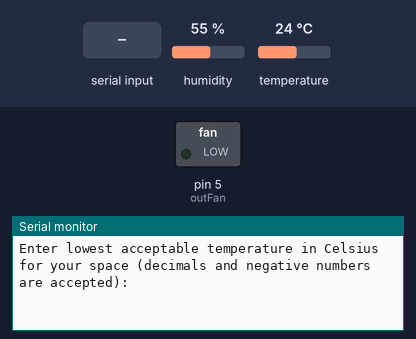
A sketch run on a simulated Arduino Uno, built with avr-gcc and run on an emulated ATmega328P. On the bench: switched loads named in the sketch (green lamp = pin HIGH), the last lines printed to the serial monitor. Inputs (shaded band) come from the test bench; at power-on: humidity 55 %, temperature 24 °C.

Above: at 2.1 s.
2.2 s: "90,45\n" received over Serial
At 3.7 s:
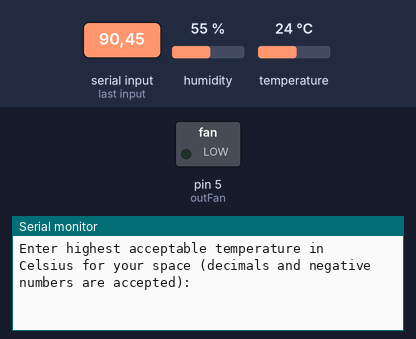
At 4.7 s:
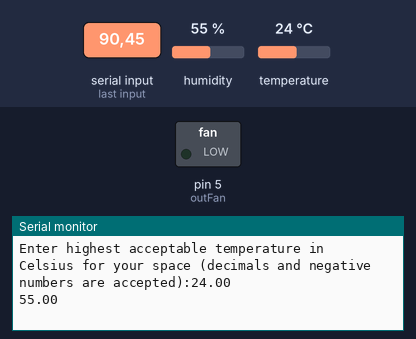

Measured:
- after the input at 2.2 s, the serial monitor: prints a new line at once (image 1)

The sketch:

IT254_TempController.ino
```cpp
bool dataGathered = false;
float lowTemp;
float highTemp;
float tempData[10];
float humiData[10];
int min = 60000;
int hr = 3600000;
#include <DHT.h>
#define DHTPIN A0
#define DHTTYPE DHT11
DHT dht(DHTPIN, DHTTYPE);

float humid = dht.readHumidity();
float temp = dht.readTemperature();


const char outHeat = 'A5';
const int outFan = 5;
int sysDelay = 1000;
const float aref_voltage = 1.1;

void setup () {
	//Temperature and humidity are measured in analog values, and heater can be set to a specific value, humidifier, dehumidifier, and fan are digital since they are simply on or off
	Serial.begin(9600);
  dht.begin();
  pinMode(outHeat, OUTPUT);
  pinMode(outFan, OUTPUT);
  analogReference(aref_voltage);

  Serial.println("Enter lowest acceptable temperature in Celsius for your space (decimals and negative numbers are accepted):");
  delay(sysDelay);
  while (Serial.available() == 0){}
  lowTemp = Serial.parseFloat();

  Serial.print("Enter highest acceptable temperature in Celsius for your space (decimals and negative numbers are accepted):");
  delay(sysDelay);
  while (Serial.available() == 0){}
  highTemp = Serial.parseFloat();
  delay(1000);
}
float tempDelta;
float humiDelta;
int events;
void gatherData(){
  events = 0;
  for(int i = 0; i < 10; i++){
	  tempData[i] = temp;
    Serial.println(temp);
    humiData[i] = humid;
    Serial.println(humid);
	  if(tempData[i] < lowTemp || tempData[i] > highTemp){
		  events++;
    }
    if(i < 0){
      tempDelta = (tempData[i-1]-tempData[i]);
      humiDelta = (humiData[i-1]-tempData[i]);
    }
  delay(min);
  }
dataGathered = true;
}
float delta;
void loop(){
  gatherData();
  if(!dataGathered){
    delay(min*10);
  }
  else{
    for(int k = 0; k < 9; k++){
      if(temp < lowTemp){
        analogWrite(outHeat, 200);
        digitalWrite(outFan, LOW);
      }
      else if(temp > highTemp){
        analogWrite(outHeat, 0);
        digitalWrite(outFan, HIGH);
      }
      else if(tempDelta <= -1){
        analogWrite(outHeat, 200);
        digitalWrite(outFan, LOW);
      }
      else if(tempDelta >= 1){
        analogWrite(outHeat, 0);
        digitalWrite(outFan, HIGH);
      }
      else{
        analogWrite(outHeat, 0);
        digitalWrite(outFan, LOW);
      }
    }

  }

} 
```
